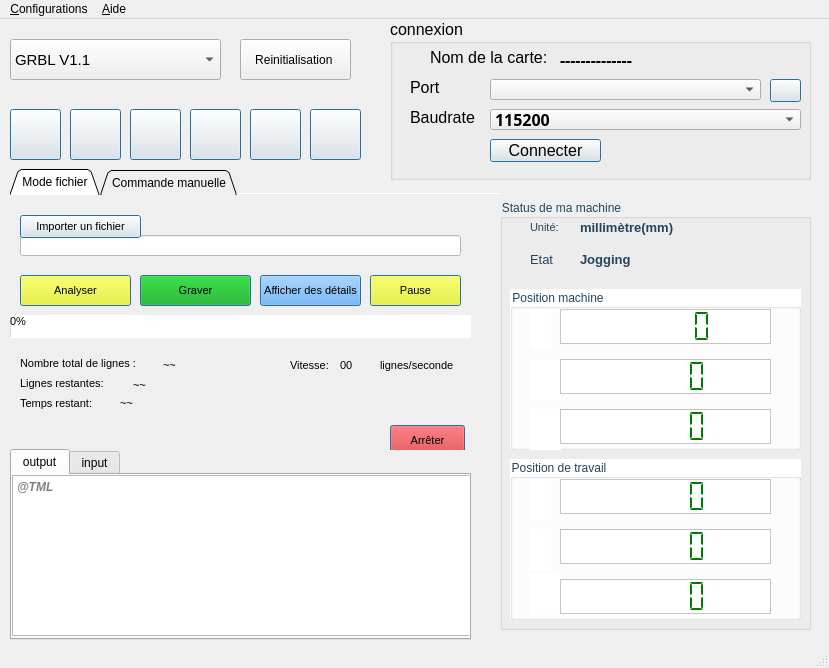
<?xml version="1.0" encoding="UTF-8"?>
<ui version="4.0">
 <class>mainWindow</class>
 <widget class="QMainWindow" name="mainWindow">
  <property name="enabled">
   <bool>true</bool>
  </property>
  <property name="geometry">
   <rect>
    <x>0</x>
    <y>0</y>
    <width>829</width>
    <height>668</height>
   </rect>
  </property>
  <property name="minimumSize">
   <size>
    <width>0</width>
    <height>0</height>
   </size>
  </property>
  <property name="maximumSize">
   <size>
    <width>829</width>
    <height>668</height>
   </size>
  </property>
  <property name="windowTitle">
   <string>TML Contrôleur CNC</string>
  </property>
  <property name="autoFillBackground">
   <bool>false</bool>
  </property>
  <widget class="QWidget" name="centralwidget">
   <widget class="QGroupBox" name="groupBoxConnexion">
    <property name="geometry">
     <rect>
      <x>390</x>
      <y>0</y>
      <width>421</width>
      <height>161</height>
     </rect>
    </property>
    <property name="font">
     <font>
      <family>Segoe UI</family>
      <pointsize>12</pointsize>
      <weight>50</weight>
      <bold>false</bold>
     </font>
    </property>
    <property name="autoFillBackground">
     <bool>false</bool>
    </property>
    <property name="title">
     <string>connexion</string>
    </property>
    <widget class="QLabel" name="labelInformationDuMateriel">
     <property name="geometry">
      <rect>
       <x>170</x>
       <y>30</y>
       <width>231</width>
       <height>21</height>
      </rect>
     </property>
     <property name="font">
      <font>
       <family>Raavi</family>
       <weight>75</weight>
       <bold>true</bold>
      </font>
     </property>
     <property name="text">
      <string>--------------</string>
     </property>
    </widget>
    <widget class="QLabel" name="labelPort">
     <property name="geometry">
      <rect>
       <x>20</x>
       <y>60</y>
       <width>91</width>
       <height>16</height>
      </rect>
     </property>
     <property name="text">
      <string>Port</string>
     </property>
    </widget>
    <widget class="QLabel" name="labelBaudrate">
     <property name="geometry">
      <rect>
       <x>20</x>
       <y>90</y>
       <width>81</width>
       <height>16</height>
      </rect>
     </property>
     <property name="text">
      <string>Baudrate</string>
     </property>
    </widget>
    <widget class="QComboBox" name="comboBoxPort">
     <property name="geometry">
      <rect>
       <x>100</x>
       <y>60</y>
       <width>271</width>
       <height>21</height>
      </rect>
     </property>
     <property name="font">
      <font>
       <family>Raavi</family>
       <weight>75</weight>
       <bold>true</bold>
      </font>
     </property>
     <property name="editable">
      <bool>false</bool>
     </property>
    </widget>
    <widget class="QComboBox" name="comboBoxBaudrate">
     <property name="geometry">
      <rect>
       <x>100</x>
       <y>90</y>
       <width>311</width>
       <height>21</height>
      </rect>
     </property>
     <property name="font">
      <font>
       <family>Raavi</family>
       <weight>75</weight>
       <bold>true</bold>
      </font>
     </property>
     <property name="editable">
      <bool>false</bool>
     </property>
     <item>
      <property name="text">
       <string>115200</string>
      </property>
     </item>
     <item>
      <property name="text">
       <string>9600</string>
      </property>
     </item>
     <item>
      <property name="text">
       <string>300</string>
      </property>
     </item>
     <item>
      <property name="text">
       <string>1200</string>
      </property>
     </item>
     <item>
      <property name="text">
       <string>2400</string>
      </property>
     </item>
     <item>
      <property name="text">
       <string>4800</string>
      </property>
     </item>
     <item>
      <property name="text">
       <string>19200</string>
      </property>
     </item>
     <item>
      <property name="text">
       <string>38400</string>
      </property>
     </item>
     <item>
      <property name="text">
       <string>57600</string>
      </property>
     </item>
     <item>
      <property name="text">
       <string>74880</string>
      </property>
     </item>
     <item>
      <property name="text">
       <string>230400</string>
      </property>
     </item>
     <item>
      <property name="text">
       <string>250000</string>
      </property>
     </item>
     <item>
      <property name="text">
       <string>500000</string>
      </property>
     </item>
     <item>
      <property name="text">
       <string>1000000</string>
      </property>
     </item>
     <item>
      <property name="text">
       <string>2000000</string>
      </property>
     </item>
    </widget>
    <widget class="QPushButton" name="pushButtonConnecter">
     <property name="geometry">
      <rect>
       <x>100</x>
       <y>120</y>
       <width>111</width>
       <height>23</height>
      </rect>
     </property>
     <property name="text">
      <string>Connecter</string>
     </property>
     <property name="default">
      <bool>true</bool>
     </property>
    </widget>
    <widget class="QLabel" name="label_3">
     <property name="geometry">
      <rect>
       <x>40</x>
       <y>30</y>
       <width>121</width>
       <height>16</height>
      </rect>
     </property>
     <property name="text">
      <string>Nom de la carte:</string>
     </property>
    </widget>
    <widget class="QPushButton" name="pushButtonSearchPort">
     <property name="geometry">
      <rect>
       <x>380</x>
       <y>60</y>
       <width>31</width>
       <height>23</height>
      </rect>
     </property>
     <property name="text">
      <string/>
     </property>
     <property name="icon">
      <iconset>
       <normalon>recherche.png</normalon>
      </iconset>
     </property>
     <property name="default">
      <bool>true</bool>
     </property>
    </widget>
   </widget>
   <widget class="QTabWidget" name="tabWidget">
    <property name="geometry">
     <rect>
      <x>10</x>
      <y>150</y>
      <width>491</width>
      <height>281</height>
     </rect>
    </property>
    <property name="autoFillBackground">
     <bool>false</bool>
    </property>
    <property name="styleSheet">
     <string notr="true"/>
    </property>
    <property name="tabPosition">
     <enum>QTabWidget::North</enum>
    </property>
    <property name="tabShape">
     <enum>QTabWidget::Triangular</enum>
    </property>
    <property name="currentIndex">
     <number>0</number>
    </property>
    <property name="elideMode">
     <enum>Qt::ElideRight</enum>
    </property>
    <property name="usesScrollButtons">
     <bool>false</bool>
    </property>
    <property name="documentMode">
     <bool>true</bool>
    </property>
    <property name="tabsClosable">
     <bool>false</bool>
    </property>
    <property name="movable">
     <bool>false</bool>
    </property>
    <property name="tabBarAutoHide">
     <bool>false</bool>
    </property>
    <widget class="QWidget" name="tabModdeFIchier">
     <property name="font">
      <font>
       <pointsize>8</pointsize>
      </font>
     </property>
     <attribute name="title">
      <string>Mode fichier</string>
     </attribute>
     <widget class="QLineEdit" name="lineEdit">
      <property name="geometry">
       <rect>
        <x>10</x>
        <y>40</y>
        <width>441</width>
        <height>21</height>
       </rect>
      </property>
      <property name="styleSheet">
       <string notr="true">background-color: rgb(255, 255, 255);</string>
      </property>
      <property name="text">
       <string/>
      </property>
      <property name="readOnly">
       <bool>true</bool>
      </property>
     </widget>
     <widget class="QPushButton" name="pushButtonImportFichier">
      <property name="geometry">
       <rect>
        <x>10</x>
        <y>20</y>
        <width>121</width>
        <height>23</height>
       </rect>
      </property>
      <property name="text">
       <string>Importer un fichier</string>
      </property>
      <property name="default">
       <bool>true</bool>
      </property>
     </widget>
     <widget class="QPushButton" name="pushButtonAnalyser">
      <property name="geometry">
       <rect>
        <x>10</x>
        <y>80</y>
        <width>111</width>
        <height>31</height>
       </rect>
      </property>
      <property name="styleSheet">
       <string notr="true">
font: 13pt &quot;MS Shell Dlg 2&quot;;
background-color: rgb(255, 255, 0);</string>
      </property>
      <property name="text">
       <string>Analyser</string>
      </property>
      <property name="iconSize">
       <size>
        <width>120</width>
        <height>31</height>
       </size>
      </property>
      <property name="autoDefault">
       <bool>false</bool>
      </property>
      <property name="default">
       <bool>true</bool>
      </property>
      <property name="flat">
       <bool>false</bool>
      </property>
     </widget>
     <widget class="QPushButton" name="pushButtonGraverDessiner">
      <property name="geometry">
       <rect>
        <x>130</x>
        <y>80</y>
        <width>111</width>
        <height>31</height>
       </rect>
      </property>
      <property name="styleSheet">
       <string notr="true">background-color: rgb(0, 170, 0);
font: 13pt &quot;MS Shell Dlg 2&quot;;</string>
      </property>
      <property name="text">
       <string>Graver</string>
      </property>
      <property name="default">
       <bool>true</bool>
      </property>
     </widget>
     <widget class="QPushButton" name="pushButtonAfficherLesDetails">
      <property name="geometry">
       <rect>
        <x>250</x>
        <y>80</y>
        <width>101</width>
        <height>31</height>
       </rect>
      </property>
      <property name="styleSheet">
       <string notr="true">
font: 8pt &quot;MS Shell Dlg 2&quot;;

background-color: rgb(85, 170, 255);</string>
      </property>
      <property name="text">
       <string>Afficher des détails</string>
      </property>
      <property name="default">
       <bool>true</bool>
      </property>
     </widget>
     <widget class="QProgressBar" name="progressBar">
      <property name="geometry">
       <rect>
        <x>0</x>
        <y>120</y>
        <width>461</width>
        <height>23</height>
       </rect>
      </property>
      <property name="styleSheet">
       <string notr="true">background-color: rgb(255, 255, 255);
border-color: rgb(0, 0, 0);</string>
      </property>
      <property name="value">
       <number>0</number>
      </property>
     </widget>
     <widget class="QWidget" name="widgetDetails" native="true">
      <property name="geometry">
       <rect>
        <x>0</x>
        <y>150</y>
        <width>461</width>
        <height>71</height>
       </rect>
      </property>
      <property name="styleSheet">
       <string notr="true">font: 10pt &quot;MS Shell Dlg 2&quot;;</string>
      </property>
      <widget class="QPushButton" name="pushButtonPause">
       <property name="geometry">
        <rect>
         <x>340</x>
         <y>110</y>
         <width>101</width>
         <height>23</height>
        </rect>
       </property>
       <property name="text">
        <string>Pause</string>
       </property>
      </widget>
      <widget class="QLabel" name="labelVitesse">
       <property name="geometry">
        <rect>
         <x>330</x>
         <y>10</y>
         <width>41</width>
         <height>20</height>
        </rect>
       </property>
       <property name="font">
        <font>
         <family>MS Shell Dlg 2</family>
         <pointsize>8</pointsize>
         <weight>9</weight>
         <italic>false</italic>
         <bold>false</bold>
        </font>
       </property>
       <property name="styleSheet">
        <string notr="true">font: 75 8pt &quot;MS Shell Dlg 2&quot;;
font: 75 8pt &quot;MS Shell Dlg 2&quot;;</string>
       </property>
       <property name="text">
        <string>00 </string>
       </property>
      </widget>
      <widget class="QLabel" name="labelNombreDeLignes">
       <property name="geometry">
        <rect>
         <x>150</x>
         <y>10</y>
         <width>101</width>
         <height>20</height>
        </rect>
       </property>
       <property name="styleSheet">
        <string notr="true">font: 75 8pt &quot;MS Shell Dlg 2&quot;;</string>
       </property>
       <property name="text">
        <string> ~~</string>
       </property>
      </widget>
      <widget class="QLabel" name="label_14">
       <property name="geometry">
        <rect>
         <x>370</x>
         <y>10</y>
         <width>91</width>
         <height>20</height>
        </rect>
       </property>
       <property name="text">
        <string>lignes/seconde</string>
       </property>
      </widget>
      <widget class="QLabel" name="label_5">
       <property name="geometry">
        <rect>
         <x>10</x>
         <y>10</y>
         <width>131</width>
         <height>16</height>
        </rect>
       </property>
       <property name="text">
        <string>Nombre total de lignes :</string>
       </property>
      </widget>
      <widget class="QLabel" name="label_15">
       <property name="geometry">
        <rect>
         <x>280</x>
         <y>10</y>
         <width>51</width>
         <height>20</height>
        </rect>
       </property>
       <property name="text">
        <string>Vitesse:</string>
       </property>
      </widget>
      <widget class="QLabel" name="label_6">
       <property name="geometry">
        <rect>
         <x>10</x>
         <y>30</y>
         <width>101</width>
         <height>16</height>
        </rect>
       </property>
       <property name="text">
        <string>Lignes restantes:</string>
       </property>
      </widget>
      <widget class="QLabel" name="labelLignesRestantes">
       <property name="geometry">
        <rect>
         <x>120</x>
         <y>30</y>
         <width>91</width>
         <height>20</height>
        </rect>
       </property>
       <property name="styleSheet">
        <string notr="true">font: 75 8pt &quot;MS Shell Dlg 2&quot;;</string>
       </property>
       <property name="text">
        <string> ~~</string>
       </property>
      </widget>
      <widget class="QLabel" name="label_8">
       <property name="geometry">
        <rect>
         <x>10</x>
         <y>50</y>
         <width>101</width>
         <height>16</height>
        </rect>
       </property>
       <property name="text">
        <string>Temps restant:</string>
       </property>
      </widget>
      <widget class="QLabel" name="labelTempsRestant">
       <property name="geometry">
        <rect>
         <x>110</x>
         <y>50</y>
         <width>231</width>
         <height>16</height>
        </rect>
       </property>
       <property name="text">
        <string>~~</string>
       </property>
      </widget>
     </widget>
     <widget class="QPushButton" name="pushButtonBreak">
      <property name="geometry">
       <rect>
        <x>360</x>
        <y>80</y>
        <width>91</width>
        <height>31</height>
       </rect>
      </property>
      <property name="styleSheet">
       <string notr="true">font: 12pt &quot;MS Shell Dlg 2&quot;;
background-color: rgb(255, 255, 0);</string>
      </property>
      <property name="text">
       <string>Pause</string>
      </property>
      <property name="default">
       <bool>true</bool>
      </property>
     </widget>
     <widget class="QPushButton" name="pushButtonArreter">
      <property name="geometry">
       <rect>
        <x>380</x>
        <y>230</y>
        <width>75</width>
        <height>31</height>
       </rect>
      </property>
      <property name="styleSheet">
       <string notr="true">background-color: rgb(255, 0, 0);
font: 13pt &quot;MS Shell Dlg 2&quot;;</string>
      </property>
      <property name="text">
       <string>Arrêter</string>
      </property>
      <property name="autoDefault">
       <bool>false</bool>
      </property>
      <property name="default">
       <bool>true</bool>
      </property>
      <property name="flat">
       <bool>false</bool>
      </property>
     </widget>
    </widget>
    <widget class="QWidget" name="tabManuelle">
     <attribute name="title">
      <string>Commande manuelle</string>
     </attribute>
     <widget class="QLabel" name="label_2">
      <property name="geometry">
       <rect>
        <x>0</x>
        <y>20</y>
        <width>101</width>
        <height>16</height>
       </rect>
      </property>
      <property name="text">
       <string>Feed rate (mm/min)</string>
      </property>
     </widget>
     <widget class="QLabel" name="label_16">
      <property name="geometry">
       <rect>
        <x>10</x>
        <y>60</y>
        <width>101</width>
        <height>16</height>
       </rect>
      </property>
      <property name="text">
       <string>Commande activée</string>
      </property>
     </widget>
     <widget class="QCheckBox" name="checkBoxCommandeManuelle">
      <property name="geometry">
       <rect>
        <x>110</x>
        <y>60</y>
        <width>61</width>
        <height>20</height>
       </rect>
      </property>
      <property name="text">
       <string/>
      </property>
     </widget>
     <widget class="QPushButton" name="pushButtonY">
      <property name="geometry">
       <rect>
        <x>80</x>
        <y>110</y>
        <width>51</width>
        <height>31</height>
       </rect>
      </property>
      <property name="font">
       <font>
        <pointsize>11</pointsize>
        <weight>75</weight>
        <bold>true</bold>
       </font>
      </property>
      <property name="styleSheet">
       <string notr="true"/>
      </property>
      <property name="text">
       <string>Y</string>
      </property>
      <property name="default">
       <bool>true</bool>
      </property>
     </widget>
     <widget class="QPushButton" name="pushButton_Y">
      <property name="geometry">
       <rect>
        <x>80</x>
        <y>210</y>
        <width>51</width>
        <height>31</height>
       </rect>
      </property>
      <property name="font">
       <font>
        <pointsize>11</pointsize>
        <weight>75</weight>
        <bold>true</bold>
       </font>
      </property>
      <property name="styleSheet">
       <string notr="true"/>
      </property>
      <property name="text">
       <string>-Y</string>
      </property>
      <property name="default">
       <bool>true</bool>
      </property>
     </widget>
     <widget class="QPushButton" name="pushButtonX">
      <property name="geometry">
       <rect>
        <x>140</x>
        <y>160</y>
        <width>51</width>
        <height>31</height>
       </rect>
      </property>
      <property name="font">
       <font>
        <pointsize>11</pointsize>
        <weight>75</weight>
        <bold>true</bold>
       </font>
      </property>
      <property name="styleSheet">
       <string notr="true"/>
      </property>
      <property name="text">
       <string>X</string>
      </property>
      <property name="default">
       <bool>true</bool>
      </property>
     </widget>
     <widget class="QPushButton" name="pushButton_X">
      <property name="geometry">
       <rect>
        <x>20</x>
        <y>160</y>
        <width>51</width>
        <height>31</height>
       </rect>
      </property>
      <property name="font">
       <font>
        <pointsize>11</pointsize>
        <weight>75</weight>
        <bold>true</bold>
       </font>
      </property>
      <property name="styleSheet">
       <string notr="true"/>
      </property>
      <property name="text">
       <string>-X</string>
      </property>
      <property name="default">
       <bool>true</bool>
      </property>
     </widget>
     <widget class="QPushButton" name="pushButton_Z">
      <property name="geometry">
       <rect>
        <x>210</x>
        <y>210</y>
        <width>51</width>
        <height>31</height>
       </rect>
      </property>
      <property name="font">
       <font>
        <pointsize>11</pointsize>
        <weight>75</weight>
        <bold>true</bold>
       </font>
      </property>
      <property name="styleSheet">
       <string notr="true"/>
      </property>
      <property name="text">
       <string>-Z</string>
      </property>
      <property name="default">
       <bool>true</bool>
      </property>
     </widget>
     <widget class="QPushButton" name="pushButtonZ">
      <property name="geometry">
       <rect>
        <x>210</x>
        <y>110</y>
        <width>51</width>
        <height>31</height>
       </rect>
      </property>
      <property name="font">
       <font>
        <pointsize>11</pointsize>
        <weight>75</weight>
        <bold>true</bold>
       </font>
      </property>
      <property name="styleSheet">
       <string notr="true"/>
      </property>
      <property name="text">
       <string>Z</string>
      </property>
      <property name="default">
       <bool>true</bool>
      </property>
     </widget>
     <widget class="QPushButton" name="pushButtonOriginePiece">
      <property name="geometry">
       <rect>
        <x>330</x>
        <y>70</y>
        <width>91</width>
        <height>31</height>
       </rect>
      </property>
      <property name="text">
       <string>Origine Piece</string>
      </property>
     </widget>
     <widget class="QPushButton" name="pushButtonPriseOrigine">
      <property name="geometry">
       <rect>
        <x>330</x>
        <y>162</y>
        <width>91</width>
        <height>31</height>
       </rect>
      </property>
      <property name="text">
       <string>Prise d'origine</string>
      </property>
     </widget>
     <widget class="QLabel" name="label_17">
      <property name="geometry">
       <rect>
        <x>190</x>
        <y>20</y>
        <width>81</width>
        <height>20</height>
       </rect>
      </property>
      <property name="text">
       <string>Distance (mm)</string>
      </property>
     </widget>
     <widget class="QComboBox" name="comboBoxFeedRate">
      <property name="geometry">
       <rect>
        <x>110</x>
        <y>20</y>
        <width>69</width>
        <height>22</height>
       </rect>
      </property>
      <property name="iconSize">
       <size>
        <width>16</width>
        <height>16</height>
       </size>
      </property>
      <property name="duplicatesEnabled">
       <bool>false</bool>
      </property>
      <property name="frame">
       <bool>true</bool>
      </property>
      <item>
       <property name="text">
        <string>10</string>
       </property>
      </item>
      <item>
       <property name="text">
        <string>50</string>
       </property>
      </item>
      <item>
       <property name="text">
        <string>75</string>
       </property>
      </item>
      <item>
       <property name="text">
        <string>100</string>
       </property>
      </item>
      <item>
       <property name="text">
        <string>200</string>
       </property>
      </item>
      <item>
       <property name="text">
        <string>250</string>
       </property>
      </item>
      <item>
       <property name="text">
        <string>500</string>
       </property>
      </item>
      <item>
       <property name="text">
        <string>1000</string>
       </property>
      </item>
     </widget>
     <widget class="QComboBox" name="comboBoxDistance">
      <property name="geometry">
       <rect>
        <x>270</x>
        <y>20</y>
        <width>69</width>
        <height>22</height>
       </rect>
      </property>
      <property name="iconSize">
       <size>
        <width>16</width>
        <height>16</height>
       </size>
      </property>
      <property name="duplicatesEnabled">
       <bool>false</bool>
      </property>
      <property name="frame">
       <bool>true</bool>
      </property>
      <item>
       <property name="text">
        <string>0.5</string>
       </property>
      </item>
      <item>
       <property name="text">
        <string>1</string>
       </property>
      </item>
      <item>
       <property name="text">
        <string>2</string>
       </property>
      </item>
      <item>
       <property name="text">
        <string>3</string>
       </property>
      </item>
      <item>
       <property name="text">
        <string>4</string>
       </property>
      </item>
      <item>
       <property name="text">
        <string>5</string>
       </property>
      </item>
      <item>
       <property name="text">
        <string>10</string>
       </property>
      </item>
     </widget>
     <widget class="QProgressBar" name="progressBarJog">
      <property name="geometry">
       <rect>
        <x>330</x>
        <y>220</y>
        <width>118</width>
        <height>23</height>
       </rect>
      </property>
      <property name="styleSheet">
       <string notr="true">background-color: rgb(255, 255, 255);</string>
      </property>
      <property name="value">
       <number>24</number>
      </property>
      <property name="textVisible">
       <bool>true</bool>
      </property>
      <property name="orientation">
       <enum>Qt::Horizontal</enum>
      </property>
      <property name="invertedAppearance">
       <bool>false</bool>
      </property>
      <property name="textDirection">
       <enum>QProgressBar::BottomToTop</enum>
      </property>
     </widget>
    </widget>
   </widget>
   <widget class="QGroupBox" name="groupBox_2">
    <property name="geometry">
     <rect>
      <x>500</x>
      <y>180</y>
      <width>311</width>
      <height>431</height>
     </rect>
    </property>
    <property name="styleSheet">
     <string notr="true">color: rgb(36, 68, 92);</string>
    </property>
    <property name="title">
     <string>Status de ma machine</string>
    </property>
    <widget class="QGroupBox" name="groupBox_3">
     <property name="geometry">
      <rect>
       <x>10</x>
       <y>90</y>
       <width>291</width>
       <height>161</height>
      </rect>
     </property>
     <property name="styleSheet">
      <string notr="true">background-color: rgb(255, 255, 255);
color: rgb(36, 68, 92);

</string>
     </property>
     <property name="title">
      <string>Position machine</string>
     </property>
     <widget class="QLabel" name="label_4">
      <property name="geometry">
       <rect>
        <x>20</x>
        <y>20</y>
        <width>21</width>
        <height>41</height>
       </rect>
      </property>
      <property name="font">
       <font>
        <pointsize>10</pointsize>
       </font>
      </property>
      <property name="text">
       <string/>
      </property>
      <property name="pixmap">
       <pixmap>images/x.PNG</pixmap>
      </property>
     </widget>
     <widget class="QLabel" name="label_9">
      <property name="geometry">
       <rect>
        <x>20</x>
        <y>70</y>
        <width>31</width>
        <height>41</height>
       </rect>
      </property>
      <property name="font">
       <font>
        <pointsize>10</pointsize>
       </font>
      </property>
      <property name="text">
       <string/>
      </property>
      <property name="pixmap">
       <pixmap>images/y.PNG</pixmap>
      </property>
     </widget>
     <widget class="QLabel" name="label_10">
      <property name="geometry">
       <rect>
        <x>20</x>
        <y>120</y>
        <width>31</width>
        <height>41</height>
       </rect>
      </property>
      <property name="font">
       <font>
        <pointsize>10</pointsize>
       </font>
      </property>
      <property name="text">
       <string/>
      </property>
      <property name="pixmap">
       <pixmap>images/z.PNG</pixmap>
      </property>
     </widget>
     <widget class="QLCDNumber" name="lcdNumberXM">
      <property name="geometry">
       <rect>
        <x>50</x>
        <y>20</y>
        <width>211</width>
        <height>35</height>
       </rect>
      </property>
      <property name="font">
       <font>
        <weight>75</weight>
        <italic>false</italic>
        <bold>true</bold>
        <strikeout>false</strikeout>
       </font>
      </property>
      <property name="styleSheet">
       <string notr="true">background-color: rgb(255, 255, 255);
color: rgb(0, 122, 0);
</string>
      </property>
      <property name="frameShape">
       <enum>QFrame::StyledPanel</enum>
      </property>
      <property name="frameShadow">
       <enum>QFrame::Plain</enum>
      </property>
      <property name="lineWidth">
       <number>1</number>
      </property>
      <property name="midLineWidth">
       <number>0</number>
      </property>
      <property name="smallDecimalPoint">
       <bool>true</bool>
      </property>
      <property name="digitCount">
       <number>5</number>
      </property>
      <property name="mode">
       <enum>QLCDNumber::Dec</enum>
      </property>
      <property name="segmentStyle">
       <enum>QLCDNumber::Flat</enum>
      </property>
      <property name="value" stdset="0">
       <double>0.000000000000000</double>
      </property>
      <property name="intValue" stdset="0">
       <number>0</number>
      </property>
     </widget>
     <widget class="QLCDNumber" name="lcdNumberYM">
      <property name="geometry">
       <rect>
        <x>50</x>
        <y>70</y>
        <width>211</width>
        <height>35</height>
       </rect>
      </property>
      <property name="font">
       <font>
        <weight>75</weight>
        <bold>true</bold>
        <underline>false</underline>
        <strikeout>false</strikeout>
       </font>
      </property>
      <property name="styleSheet">
       <string notr="true">background-color: rgb(255, 255, 255);
color: rgb(0, 122, 0);
</string>
      </property>
      <property name="frameShape">
       <enum>QFrame::StyledPanel</enum>
      </property>
      <property name="frameShadow">
       <enum>QFrame::Plain</enum>
      </property>
      <property name="segmentStyle">
       <enum>QLCDNumber::Flat</enum>
      </property>
     </widget>
     <widget class="QLCDNumber" name="lcdNumberZM">
      <property name="geometry">
       <rect>
        <x>50</x>
        <y>120</y>
        <width>211</width>
        <height>35</height>
       </rect>
      </property>
      <property name="font">
       <font>
        <weight>75</weight>
        <bold>true</bold>
       </font>
      </property>
      <property name="styleSheet">
       <string notr="true">background-color: rgb(255, 255, 255);
color: rgb(0, 122, 0);
</string>
      </property>
      <property name="frameShape">
       <enum>QFrame::StyledPanel</enum>
      </property>
      <property name="frameShadow">
       <enum>QFrame::Plain</enum>
      </property>
      <property name="segmentStyle">
       <enum>QLCDNumber::Flat</enum>
      </property>
     </widget>
    </widget>
    <widget class="QGroupBox" name="groupBox_4">
     <property name="geometry">
      <rect>
       <x>10</x>
       <y>260</y>
       <width>291</width>
       <height>161</height>
      </rect>
     </property>
     <property name="styleSheet">
      <string notr="true">background-color: rgb(255, 255, 255);
color: rgb(36, 68, 92);</string>
     </property>
     <property name="title">
      <string>Position de travail</string>
     </property>
     <widget class="QLabel" name="label_11">
      <property name="geometry">
       <rect>
        <x>20</x>
        <y>20</y>
        <width>21</width>
        <height>41</height>
       </rect>
      </property>
      <property name="font">
       <font>
        <pointsize>10</pointsize>
       </font>
      </property>
      <property name="text">
       <string/>
      </property>
      <property name="pixmap">
       <pixmap>images/x.PNG</pixmap>
      </property>
     </widget>
     <widget class="QLabel" name="label_12">
      <property name="geometry">
       <rect>
        <x>20</x>
        <y>70</y>
        <width>21</width>
        <height>41</height>
       </rect>
      </property>
      <property name="font">
       <font>
        <pointsize>10</pointsize>
       </font>
      </property>
      <property name="text">
       <string/>
      </property>
      <property name="pixmap">
       <pixmap>images/y.PNG</pixmap>
      </property>
     </widget>
     <widget class="QLabel" name="label_13">
      <property name="geometry">
       <rect>
        <x>20</x>
        <y>115</y>
        <width>31</width>
        <height>41</height>
       </rect>
      </property>
      <property name="font">
       <font>
        <pointsize>10</pointsize>
       </font>
      </property>
      <property name="text">
       <string/>
      </property>
      <property name="pixmap">
       <pixmap>images/z.PNG</pixmap>
      </property>
     </widget>
     <widget class="QLCDNumber" name="lcdNumberXT">
      <property name="geometry">
       <rect>
        <x>50</x>
        <y>20</y>
        <width>211</width>
        <height>35</height>
       </rect>
      </property>
      <property name="font">
       <font>
        <weight>75</weight>
        <bold>true</bold>
       </font>
      </property>
      <property name="styleSheet">
       <string notr="true">background-color: rgb(255, 255, 255);
color: rgb(0, 122, 0);
</string>
      </property>
      <property name="frameShape">
       <enum>QFrame::StyledPanel</enum>
      </property>
      <property name="frameShadow">
       <enum>QFrame::Plain</enum>
      </property>
      <property name="segmentStyle">
       <enum>QLCDNumber::Flat</enum>
      </property>
     </widget>
     <widget class="QLCDNumber" name="lcdNumberYT">
      <property name="geometry">
       <rect>
        <x>50</x>
        <y>70</y>
        <width>211</width>
        <height>35</height>
       </rect>
      </property>
      <property name="font">
       <font>
        <weight>75</weight>
        <bold>true</bold>
       </font>
      </property>
      <property name="styleSheet">
       <string notr="true">background-color: rgb(255, 255, 255);
color: rgb(0, 122, 0);
</string>
      </property>
      <property name="frameShape">
       <enum>QFrame::StyledPanel</enum>
      </property>
      <property name="frameShadow">
       <enum>QFrame::Plain</enum>
      </property>
      <property name="segmentStyle">
       <enum>QLCDNumber::Flat</enum>
      </property>
     </widget>
     <widget class="QLCDNumber" name="lcdNumberZT">
      <property name="geometry">
       <rect>
        <x>50</x>
        <y>120</y>
        <width>211</width>
        <height>35</height>
       </rect>
      </property>
      <property name="font">
       <font>
        <weight>75</weight>
        <bold>true</bold>
       </font>
      </property>
      <property name="styleSheet">
       <string notr="true">background-color: rgb(255, 255, 255);
color: rgb(0, 122, 0);
</string>
      </property>
      <property name="frameShape">
       <enum>QFrame::StyledPanel</enum>
      </property>
      <property name="frameShadow">
       <enum>QFrame::Plain</enum>
      </property>
      <property name="segmentStyle">
       <enum>QLCDNumber::Flat</enum>
      </property>
     </widget>
    </widget>
    <widget class="QLabel" name="labelMachineXEnEtatDe">
     <property name="geometry">
      <rect>
       <x>30</x>
       <y>50</y>
       <width>41</width>
       <height>21</height>
      </rect>
     </property>
     <property name="font">
      <font>
       <pointsize>10</pointsize>
      </font>
     </property>
     <property name="text">
      <string>Etat</string>
     </property>
    </widget>
    <widget class="QLabel" name="labelEtat">
     <property name="geometry">
      <rect>
       <x>80</x>
       <y>50</y>
       <width>81</width>
       <height>21</height>
      </rect>
     </property>
     <property name="font">
      <font>
       <pointsize>10</pointsize>
       <weight>75</weight>
       <bold>true</bold>
      </font>
     </property>
     <property name="styleSheet">
      <string notr="true">border-color: rgb(0, 0, 0);</string>
     </property>
     <property name="text">
      <string>Jogging</string>
     </property>
    </widget>
    <widget class="QLabel" name="labelUnite">
     <property name="geometry">
      <rect>
       <x>500</x>
       <y>500</y>
       <width>47</width>
       <height>21</height>
      </rect>
     </property>
     <property name="text">
      <string>cm</string>
     </property>
    </widget>
    <widget class="QLabel" name="label_18">
     <property name="geometry">
      <rect>
       <x>30</x>
       <y>20</y>
       <width>41</width>
       <height>16</height>
      </rect>
     </property>
     <property name="font">
      <font>
       <family>MS Shell Dlg 2</family>
       <pointsize>8</pointsize>
       <weight>50</weight>
       <italic>false</italic>
       <bold>false</bold>
      </font>
     </property>
     <property name="styleSheet">
      <string notr="true">font: 8pt &quot;MS Shell Dlg 2&quot;;</string>
     </property>
     <property name="text">
      <string>Unité:</string>
     </property>
    </widget>
    <widget class="QLabel" name="labelUnite_">
     <property name="geometry">
      <rect>
       <x>80</x>
       <y>20</y>
       <width>131</width>
       <height>16</height>
      </rect>
     </property>
     <property name="font">
      <font>
       <pointsize>10</pointsize>
       <weight>75</weight>
       <bold>true</bold>
      </font>
     </property>
     <property name="text">
      <string>millimètre(mm)</string>
     </property>
    </widget>
   </widget>
   <widget class="QTabWidget" name="tabWidget_2">
    <property name="geometry">
     <rect>
      <x>10</x>
      <y>430</y>
      <width>461</width>
      <height>191</height>
     </rect>
    </property>
    <property name="currentIndex">
     <number>0</number>
    </property>
    <widget class="QWidget" name="tabConsole">
     <attribute name="title">
      <string>output</string>
     </attribute>
     <widget class="QPlainTextEdit" name="plainTextEditConsole">
      <property name="geometry">
       <rect>
        <x>0</x>
        <y>0</y>
        <width>471</width>
        <height>161</height>
       </rect>
      </property>
      <property name="font">
       <font>
        <weight>75</weight>
        <italic>true</italic>
        <bold>true</bold>
        <underline>false</underline>
       </font>
      </property>
      <property name="placeholderText">
       <string>@TML</string>
      </property>
     </widget>
    </widget>
    <widget class="QWidget" name="tabCommande">
     <attribute name="title">
      <string>input</string>
     </attribute>
     <widget class="QPlainTextEdit" name="plainTextEditCommande">
      <property name="geometry">
       <rect>
        <x>0</x>
        <y>40</y>
        <width>461</width>
        <height>131</height>
       </rect>
      </property>
      <property name="frameShape">
       <enum>QFrame::Box</enum>
      </property>
      <property name="readOnly">
       <bool>true</bool>
      </property>
     </widget>
     <widget class="QTextEdit" name="textEditCommande">
      <property name="geometry">
       <rect>
        <x>0</x>
        <y>0</y>
        <width>461</width>
        <height>31</height>
       </rect>
      </property>
      <property name="frameShape">
       <enum>QFrame::Box</enum>
      </property>
     </widget>
    </widget>
   </widget>
   <widget class="QPushButton" name="pushButtonG54">
    <property name="geometry">
     <rect>
      <x>10</x>
      <y>90</y>
      <width>51</width>
      <height>51</height>
     </rect>
    </property>
    <property name="styleSheet">
     <string notr="true">alternate-background-color: rgb(0, 0, 0);
border-color: rgb(0, 0, 0);
color: rgb(170, 0, 0);
color: rgb(0, 0, 0);</string>
    </property>
    <property name="text">
     <string/>
    </property>
    <property name="icon">
     <iconset>
      <normaloff>images/G54.PNG</normaloff>images/G54.PNG</iconset>
    </property>
    <property name="iconSize">
     <size>
      <width>51</width>
      <height>51</height>
     </size>
    </property>
    <property name="autoDefault">
     <bool>false</bool>
    </property>
    <property name="default">
     <bool>true</bool>
    </property>
    <property name="flat">
     <bool>false</bool>
    </property>
   </widget>
   <widget class="QPushButton" name="pushButtonG55">
    <property name="geometry">
     <rect>
      <x>70</x>
      <y>90</y>
      <width>51</width>
      <height>51</height>
     </rect>
    </property>
    <property name="text">
     <string/>
    </property>
    <property name="icon">
     <iconset>
      <normaloff>images/G55.PNG</normaloff>images/G55.PNG</iconset>
    </property>
    <property name="iconSize">
     <size>
      <width>51</width>
      <height>51</height>
     </size>
    </property>
    <property name="default">
     <bool>true</bool>
    </property>
   </widget>
   <widget class="QPushButton" name="pushButtonG56">
    <property name="geometry">
     <rect>
      <x>130</x>
      <y>90</y>
      <width>51</width>
      <height>51</height>
     </rect>
    </property>
    <property name="text">
     <string/>
    </property>
    <property name="icon">
     <iconset>
      <normaloff>images/G56.PNG</normaloff>images/G56.PNG</iconset>
    </property>
    <property name="iconSize">
     <size>
      <width>51</width>
      <height>51</height>
     </size>
    </property>
    <property name="default">
     <bool>true</bool>
    </property>
   </widget>
   <widget class="QPushButton" name="pushButtonG57">
    <property name="geometry">
     <rect>
      <x>190</x>
      <y>90</y>
      <width>51</width>
      <height>51</height>
     </rect>
    </property>
    <property name="text">
     <string/>
    </property>
    <property name="icon">
     <iconset>
      <normaloff>images/G57.PNG</normaloff>images/G57.PNG</iconset>
    </property>
    <property name="iconSize">
     <size>
      <width>51</width>
      <height>51</height>
     </size>
    </property>
    <property name="default">
     <bool>true</bool>
    </property>
   </widget>
   <widget class="QPushButton" name="pushButtonG58">
    <property name="geometry">
     <rect>
      <x>250</x>
      <y>90</y>
      <width>51</width>
      <height>51</height>
     </rect>
    </property>
    <property name="text">
     <string/>
    </property>
    <property name="icon">
     <iconset>
      <normaloff>images/G58.PNG</normaloff>images/G58.PNG</iconset>
    </property>
    <property name="iconSize">
     <size>
      <width>51</width>
      <height>51</height>
     </size>
    </property>
    <property name="default">
     <bool>true</bool>
    </property>
   </widget>
   <widget class="QPushButton" name="pushButtonG59">
    <property name="geometry">
     <rect>
      <x>310</x>
      <y>90</y>
      <width>51</width>
      <height>51</height>
     </rect>
    </property>
    <property name="text">
     <string/>
    </property>
    <property name="icon">
     <iconset>
      <normaloff>images/G59.PNG</normaloff>images/G59.PNG</iconset>
    </property>
    <property name="iconSize">
     <size>
      <width>51</width>
      <height>51</height>
     </size>
    </property>
    <property name="default">
     <bool>true</bool>
    </property>
   </widget>
   <widget class="QComboBox" name="comboBoxModeDeLaMachine">
    <property name="geometry">
     <rect>
      <x>10</x>
      <y>20</y>
      <width>211</width>
      <height>41</height>
     </rect>
    </property>
    <property name="font">
     <font>
      <pointsize>11</pointsize>
     </font>
    </property>
    <item>
     <property name="text">
      <string>GRBL V1.1</string>
     </property>
    </item>
    <item>
     <property name="text">
      <string/>
     </property>
    </item>
    <item>
     <property name="text">
      <string/>
     </property>
    </item>
   </widget>
   <widget class="QPushButton" name="pushButton">
    <property name="geometry">
     <rect>
      <x>240</x>
      <y>20</y>
      <width>111</width>
      <height>41</height>
     </rect>
    </property>
    <property name="text">
     <string>Reinitialisation </string>
    </property>
   </widget>
  </widget>
  <widget class="QStatusBar" name="statusbar"/>
  <widget class="QMenuBar" name="menuBar">
   <property name="geometry">
    <rect>
     <x>0</x>
     <y>0</y>
     <width>829</width>
     <height>21</height>
    </rect>
   </property>
   <widget class="QMenu" name="menu_Configuration">
    <property name="autoFillBackground">
     <bool>true</bool>
    </property>
    <property name="title">
     <string>&amp;Configurations</string>
    </property>
   </widget>
   <widget class="QMenu" name="menu_Aide">
    <property name="cursor">
     <cursorShape>ArrowCursor</cursorShape>
    </property>
    <property name="autoFillBackground">
     <bool>true</bool>
    </property>
    <property name="title">
     <string>&amp;Aide</string>
    </property>
    <property name="toolTipsVisible">
     <bool>false</bool>
    </property>
    <addaction name="actionUtilisation_simple_du_logiciel"/>
    <addaction name="actionA_propos_de_TML_sender_gcode"/>
   </widget>
   <addaction name="menu_Configuration"/>
   <addaction name="menu_Aide"/>
  </widget>
  <action name="actionUtilisation_simple_du_logiciel">
   <property name="text">
    <string>Utilisation simple du logiciel</string>
   </property>
  </action>
  <action name="actionA_propos_de_TML_sender_gcode">
   <property name="text">
    <string>A propos de TML_sender_gcode</string>
   </property>
  </action>
  <action name="actionj_kgjk">
   <property name="text">
    <string>Step pulse time</string>
   </property>
  </action>
  <action name="actionnbjkh">
   <property name="text">
    <string>Step idle delay</string>
   </property>
  </action>
  <action name="actionnn">
   <property name="text">
    <string>Inversion de port de pas</string>
   </property>
  </action>
  <action name="actionnknh">
   <property name="text">
    <string>Inversion de port de direction</string>
   </property>
  </action>
  <action name="actionjkhkjhk">
   <property name="text">
    <string>Activer inversion de pas</string>
   </property>
  </action>
  <action name="actionnhbjkhjk">
   <property name="text">
    <string>nhbjkhjk</string>
   </property>
  </action>
  <action name="action_hjkhgkj">
   <property name="text">
    <string>$hjkhgkj</string>
   </property>
  </action>
  <action name="actionbjhgbhj">
   <property name="text">
    <string>bjhgbhj</string>
   </property>
  </action>
  <action name="actionhkjgkj">
   <property name="text">
    <string>hkjgkj</string>
   </property>
  </action>
  <action name="actionhkuhkj">
   <property name="text">
    <string>hkuhkj$</string>
   </property>
  </action>
  <action name="actionhkjhgkj">
   <property name="text">
    <string>hkjhgkj</string>
   </property>
  </action>
  <action name="action_hukihku_hgkjghhk">
   <property name="text">
    <string>$hukihku*$^hgkjghhk</string>
   </property>
  </action>
  <action name="actionhkghk">
   <property name="text">
    <string>hkghk</string>
   </property>
  </action>
  <action name="actionjhkhk">
   <property name="text">
    <string>jhkhk</string>
   </property>
  </action>
  <action name="actionhkuhkj_2">
   <property name="text">
    <string>hkuhkj</string>
   </property>
  </action>
  <action name="action_hlihlk">
   <property name="text">
    <string>$hlihlk</string>
   </property>
  </action>
  <action name="actionjhoihkl">
   <property name="text">
    <string>jhoihkl</string>
   </property>
  </action>
  <action name="actionhkjhjk_hkjhkj">
   <property name="text">
    <string>hkjhjk*hkjhkj</string>
   </property>
  </action>
  <action name="actionhkhkj_hbkjh">
   <property name="text">
    <string>hkhkj$hbkjh</string>
   </property>
  </action>
  <action name="actionhkjhkj">
   <property name="text">
    <string>hkjhkj*</string>
   </property>
  </action>
 </widget>
 <resources/>
 <connections/>
</ui>
